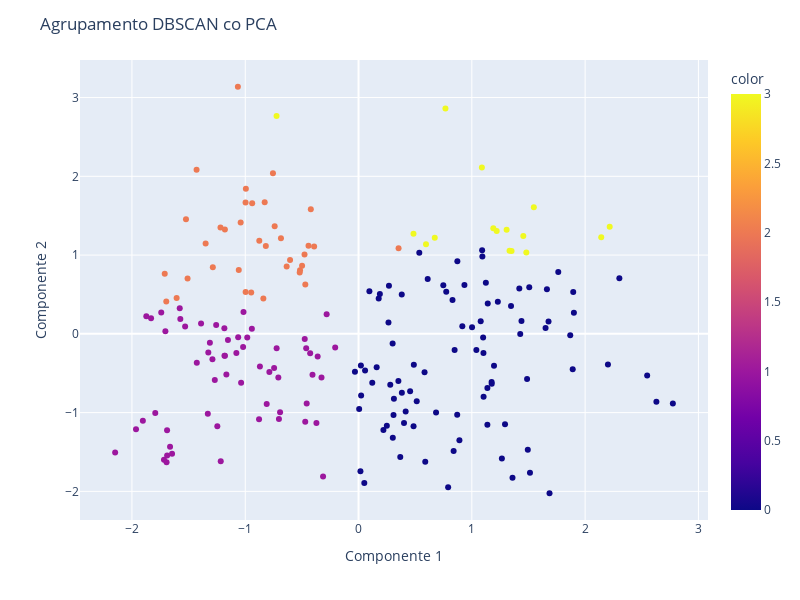

Notebook source saved alongside this figure:
### Code cell
graf1 = px.scatter(x = dados_pca[:, 0], y = dados_pca[:, 1], color = cluster_id)
graf1.update_layout(width = 800, height = 600, title_text = 'Agrupamento DBSCAN co PCA')
graf1.update_xaxes(title = 'Componente 1')
graf1.update_yaxes(title = 'Componente 2')
graf1.show()

### Figure 1 — Plotly figure (JSON) as saved in the notebook; plotly's stock layout.template omitted (floating-point values rounded to 4 significant figures; data arrays with more than 128 entries replaced by an {"elided": "..."} marker saying what was removed)
{"data": [{"hovertemplate": "x=%{x}<br>y=%{y}<br>color=%{marker.color}<extra></extra>", "legendgroup": "", "marker": {"color": {"elided": "200 int values"}, "coloraxis": "coloraxis", "symbol": "circle"}, "mode": "markers", "name": "", "orientation": "v", "showlegend": false, "type": "scatter", "x": {"elided": "200 float values"}, "xaxis": "x", "y": {"elided": "200 float values"}, "yaxis": "y"}], "layout": {"coloraxis": {"colorbar": {"title": {"text": "color"}}, "colorscale": [[0, "#0d0887"], [0.1111, "#46039f"], [0.2222, "#7201a8"], [0.3333, "#9c179e"], [0.4444, "#bd3786"], [0.5556, "#d8576b"], [0.6667, "#ed7953"], [0.7778, "#fb9f3a"], [0.8889, "#fdca26"], [1, "#f0f921"]]}, "height": 600, "legend": {"tracegroupgap": 0}, "margin": {"t": 60}, "title": {"text": "Agrupamento DBSCAN co PCA"}, "width": 800, "xaxis": {"anchor": "y", "domain": [0, 1], "title": {"text": "Componente 1"}}, "yaxis": {"anchor": "x", "domain": [0, 1], "title": {"text": "Componente 2"}}}}
